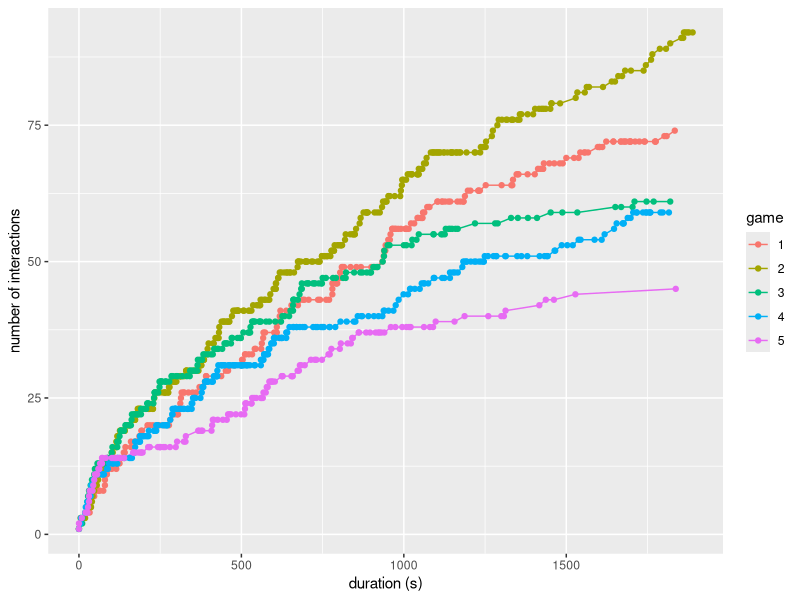
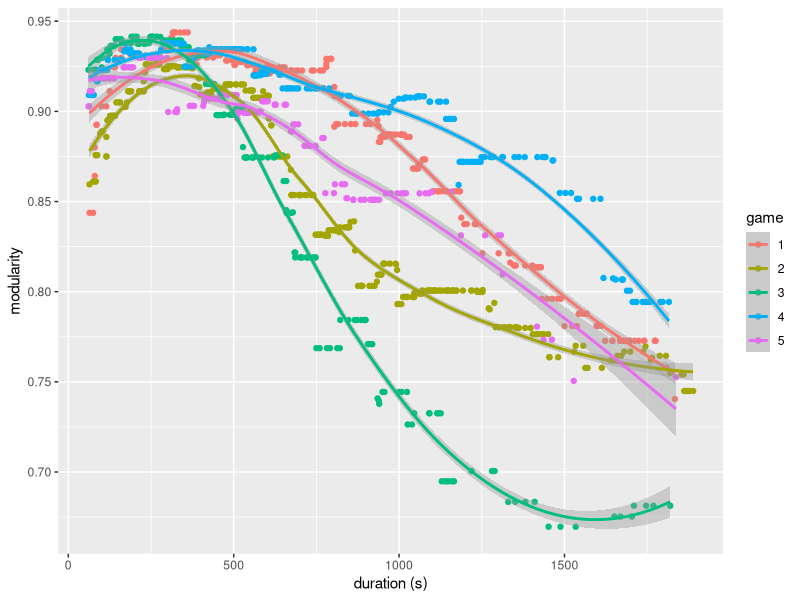
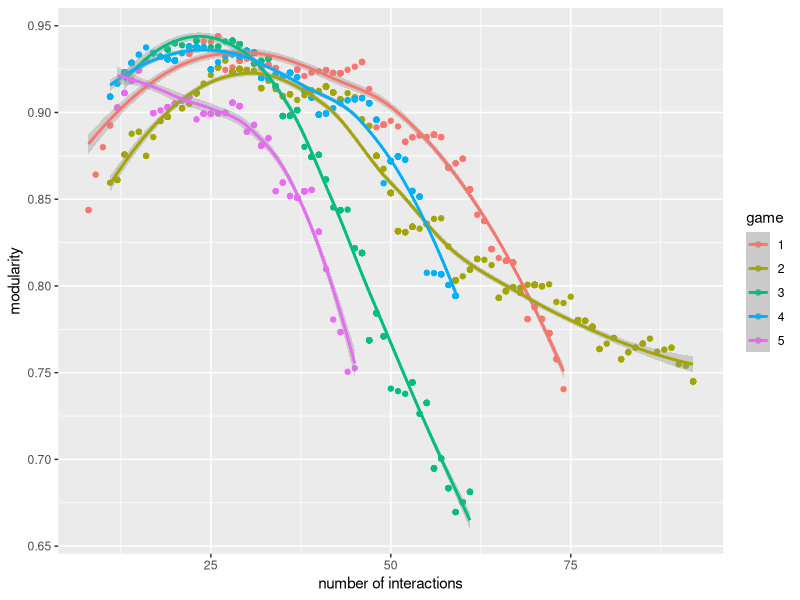

Here is the R script that generated these plots, in order:
library(dplyr)
library(ggplot2)
library(readr)
library(tidyr)
library(igraph)


##### get networks #####

trophic_data <- read_csv("data/raw/Cleaned_Ressources_Anonymous.csv") 

# remove row names
trophic_data <- trophic_data %>% select(-"...1")

# check data
head(trophic_data)


# filter games and get temporal networks
make_networks <- function(gameid) {
  
  # select game and compute duration
  game <- trophic_data %>% 
    filter(!is.na(ressource_id), Game_ID == gameid)  %>% 
    mutate(duration = time - min(time)) %>%
    arrange(duration)
  
  # get consumer names
  players_game <- game %>% 
    group_by(player_name) %>% 
    summarize() %>% 
    rename(id = player_name)
  
  # get resource name
  patches_game <- game %>% 
    group_by(ressource_id) %>% 
    summarize() %>% 
    rename(id = ressource_id) 
  
  # get individuals name
  id <- unique(rbind(players_game, patches_game)) %>% 
    arrange(id)
  
  # get number of individuals
  n <- nrow(id)

  # make initial network
  Ns <- array(0, dim = c(nrow(id), nrow(id), nrow(game)))
  
  # each matrix corresponds to a different time point
  n1 <- matrix(0, nrow = n, ncol = n)
  Ns[,,1] = n1
  
  # add interactions one at a time 
  for (a in 1:nrow(game)) {
  
    i <- which(id == as.character(game[a, "player_name"]))
    j <- which(id == as.character(game[a, "ressource_id"]))
    
    n1[i,j] <- 1
    
    Ns[,,a] <- n1
  }
  
  return(list(Ns = Ns, duration = game$duration))
}



##### compute measures #####

# compute number of interactions (herbivory and predatory)
count_links <- function(game) {
  
  links <- rep(0, length(game$duration))

  for (a in 1:length(game$duration)) {
    links[a] <- sum(game$Ns[,,a])
  }
  return(links)
}


# compute modularity 
measure_modularity <- function(game) {
  
  mod <- rep(0, length(game$duration))
  
  for (a in 1:length(game$duration)) {
    # make graph (and remove nodes without interactions)
    N <- graph_from_adjacency_matrix(game$Ns[,,a])
    N <- delete.vertices(simplify(N), degree(N)==0)
    # get clusters that maximize modularity and compute modularity
    communities <- cluster_walktrap(N)
    mod[a] <- modularity(N, membership = communities$membership)
  }
  return(mod)
}

df <- data.frame()

for (i in 1:5) {
  
  # generate networks for game i and get durations at which observations were observed
  game <- make_networks(i)
  duration <- game$duration
  
  # make graphs
  
  # compute number of links through time
  links <- count_links(game)
  
  # compute modularity through time
  mod <- measure_modularity(game)
  
  # add rows to dataframe
  df <- rbind(df, data.frame(duration = duration, 
                             links = links, 
                             mod = mod,
                             game = rep(i, length(duration))))
}

df <- df %>% 
  mutate(duration = as.numeric(duration), game = as.factor(game))
df

##### visualize data ##### 

# number of interactions through time
ggplot(df, aes(x = duration, y = links, col = game)) +
  geom_line(lw = 1) +
  geom_point() + 
  xlab("duration (s)") +
  ylab("number of interactions")

# modularity through time (start after 1 min)
ggplot(df %>% filter(duration > 60), aes(x = duration, y = mod, col = game)) +
  geom_point() + 
  geom_smooth() +
  xlab("duration (s)") +
  ylab("modularity")

# modularity vs number of interactions (start after 1 min)
ggplot(df %>% filter(duration > 60), aes(x = links, y = mod, col = game)) +
  geom_point() + 
  geom_smooth() +
  xlab("number of interactions") +
  ylab("modularity")






